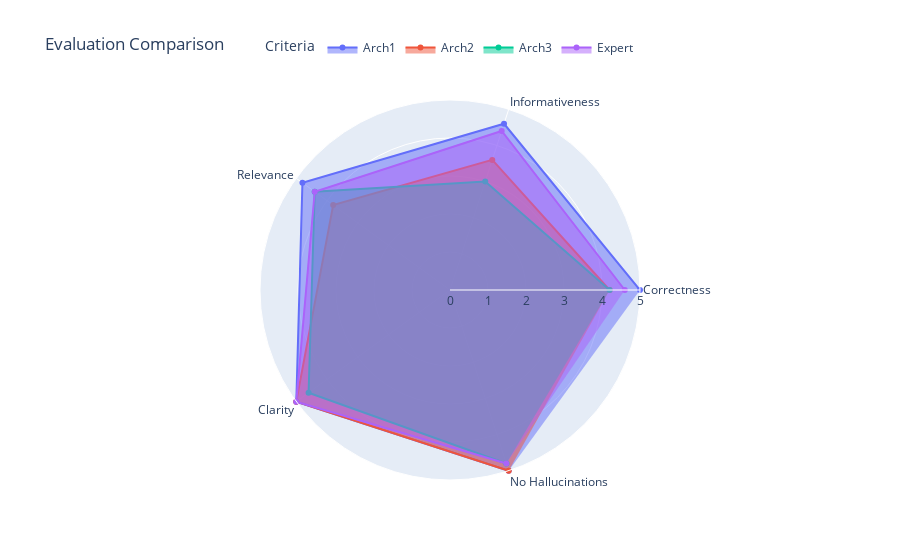

Source (notebook cell):
### Code cell
import pandas as pd
import plotly.graph_objects as go

# Load the CSV file
df = pd.read_csv('evaluation_scores.csv')

# Calculate the averages for each criterion
averages = {
    'Criteria': ['Correctness', 'Informativeness', 'Relevance', 'Clarity', 'No Hallucinations'],
    'Arch1': [
        df['Correctness_Arch1'].mean(),
        df['Informativeness_Arch1'].mean(),
        df['Relevance_Arch1'].mean(),
        df['Clarity_Arch1'].mean(),
        df['No_Hallucinations_Arch1'].mean()
    ],
    'Arch2': [
        df['Correctness_Arch2'].mean(),
        df['Informativeness_Arch2'].mean(),
        df['Relevance_Arch2'].mean(),
        df['Clarity_Arch1'].mean(),
        df['No_Hallucinations_Arch1'].mean(),
    ],

    'Arch3': [
        df['Correctness_Arch3'].mean(),
        df['Informativeness_Arch3'].mean(),
        df['Relevance_Arch3'].mean(),
        df['Clarity_Arch3'].mean(),
        df['No_Hallucinations_Arch3'].mean(),
    ],





    'Expert': [
        df['Correctness_Expert'].mean(),
        df['Informativeness_Expert'].mean(),
        df['Relevance_Expert'].mean(),
        df['Clarity_Expert'].mean(),
        df['No_Hallucinations_Expert'].mean()
    ],
}

# Create DataFrame for averages
df_averages = pd.DataFrame(averages)

# Create radar charts
fig = go.Figure()

# Add LLM trace
fig.add_trace(go.Scatterpolar(
    r=df_averages['Arch1'],
    theta=df_averages['Criteria'],
    fill='toself',
    name='Arch1'
))

# Add Expert trace
fig.add_trace(go.Scatterpolar(
    r=df_averages['Arch2'],
    theta=df_averages['Criteria'],
    fill='toself',
    name='Arch2'
))

fig.add_trace(go.Scatterpolar(
    r=df_averages['Arch3'],
    theta=df_averages['Criteria'],
    fill='toself',
    name='Arch3',
))

fig.add_trace(go.Scatterpolar(
    r=df_averages['Expert'],
    theta=df_averages['Criteria'],
    fill='toself',
    name='Expert',
))

# Update layout to match the example style
fig.update_layout(
    polar=dict(
        radialaxis=dict(
            visible=True,
            range=[0, 5]
        )),
    showlegend=True,
    title="Evaluation Comparison",
    legend=dict(
        title="Criteria",
        orientation="h",
        yanchor="bottom",
        y=1.1,
        xanchor="center",
        x=0.5
    )
)

# Show the plot
fig.show()

### Figure 1 — Plotly figure (JSON) as saved in the notebook; plotly's stock layout.template omitted (floating-point values rounded to 4 significant figures)
{"data": [{"fill": "toself", "name": "Arch1", "r": [5, 4.6, 4.8, 5, 5], "theta": ["Correctness", "Informativeness", "Relevance", "Clarity", "No Hallucinations"], "type": "scatterpolar"}, {"fill": "toself", "name": "Arch2", "r": [4.2, 3.6, 3.8, 5, 5], "theta": ["Correctness", "Informativeness", "Relevance", "Clarity", "No Hallucinations"], "type": "scatterpolar"}, {"fill": "toself", "name": "Arch3", "r": [4.2, 3, 4.4, 4.6, 4.8], "theta": ["Correctness", "Informativeness", "Relevance", "Clarity", "No Hallucinations"], "type": "scatterpolar"}, {"fill": "toself", "name": "Expert", "r": [4.6, 4.4, 4.4, 5, 4.8], "theta": ["Correctness", "Informativeness", "Relevance", "Clarity", "No Hallucinations"], "type": "scatterpolar"}], "layout": {"legend": {"orientation": "h", "title": {"text": "Criteria"}, "x": 0.5, "xanchor": "center", "y": 1.1, "yanchor": "bottom"}, "polar": {"radialaxis": {"range": [0, 5], "visible": true}}, "showlegend": true, "title": {"text": "Evaluation Comparison"}}}
